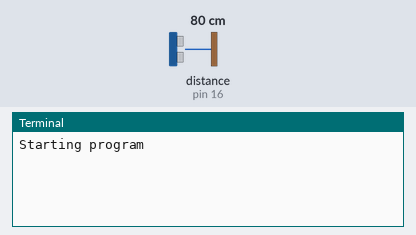
Recording of a program running on a simulated Raspberry Pi (header pin numbers). On the bench: the last lines printed to the terminal. The test bench sets the inputs (shaded band); at power-on: distance to the obstacle (sensor on pin 16) 80 cm. The echo pulse lasts 58.3 µs per cm; the clock reads 2024-03-15 10:24:30 at power-on unless the program sets it.

Above: at 1.2 s.
1.3 s: distance to the obstacle (sensor on pin 16) set to 2 cm
At 2.7 s:
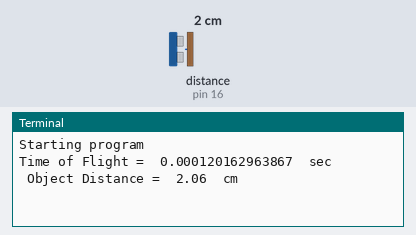
4.3 s: distance to the obstacle (sensor on pin 16) set to 4 cm
At 7.0 s:
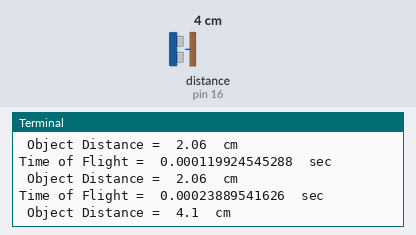
Timing chart, 0 to 8.5 s (numbered marks = the images above; inputs shaded):
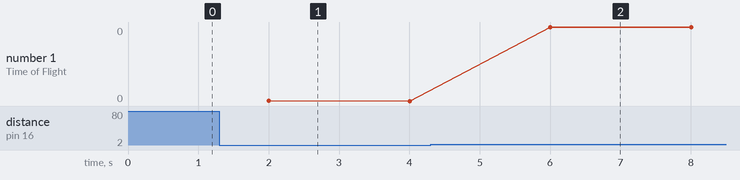

The program:

hc-sr04_distance.py
```python
'''
01 - 3.3V       02 - 5V
03 - SDA(2)     04 - 5V
05 - SCL(3)     06 - GND
07 - (4)        08 - TXD(14)
09 - GND        10 - RXD(15)
11 - (17)       12 - (18)
13 - (27)       14 - GND
15 - (22)       16 - (23)
17 - 3.3V       18 - (24)
19 - MOSI(10)   20 - GND
21 - MISO(9)    22 - (25)
23 - SCKL(11)   24 - (8)
25 - GND        26 - (7)
'''

import RPi.GPIO as GPIO
import time

# Trigger Pin
Trigger = 15
Echo = 16
GPIO.setmode( GPIO.BOARD)
GPIO.setup( Trigger, GPIO.OUT)  # Trigger Pin is Output for RPi
GPIO.setup( Echo, GPIO.IN)      # Echo Pin is Input for RPi
print "Starting program"
try:
    while True:
        GPIO.output( Trigger, False)    # Reset pin State to Low
        time.sleep(2)                   # 2 Second Delay

        # Send Trigger Pulse to Module
        GPIO.output(Trigger, True)      # Trigger High
        time.sleep(0.00001)             # 10usec
        GPIO.output(Trigger, False)     # Trigger Low

        while GPIO.input(Echo)==0:      # Wait for Return Pulse
            start_time = time.time()    # Save Start Time

        while GPIO.input(Echo)==1:      # Wait for Pulse to End
            end_time = time.time()      # Save the Pulse End Time

        tof = end_time - start_time    # Time of Flight
	print "Time of Flight = ", tof, " sec"

	# Speed of Sound 34300 cm/sec
	distance = (tof * 34300.0) / 2.0
	# The above expression is divided by two,
	# because sound waves has travelled twice distance
	# from Module to Object and then back.

	distance = round(distance, 2)

	print " Object Distance = ", distance, " cm"

except KeyboardInterrupt:
    print "Exiting Program"

except:
    print "Error Occurs, Exiting Program"

finally:
    GPIO.cleanup()
```

Measured:
- after the input at 1.3 s, the terminal: prints a new line after 0.70 s (image 1)
- after the input at 4.3 s, the terminal: prints a new line after 1.7 s (image 2)
- plotted number 1: 0 → 0 after the input at 4.3 s
